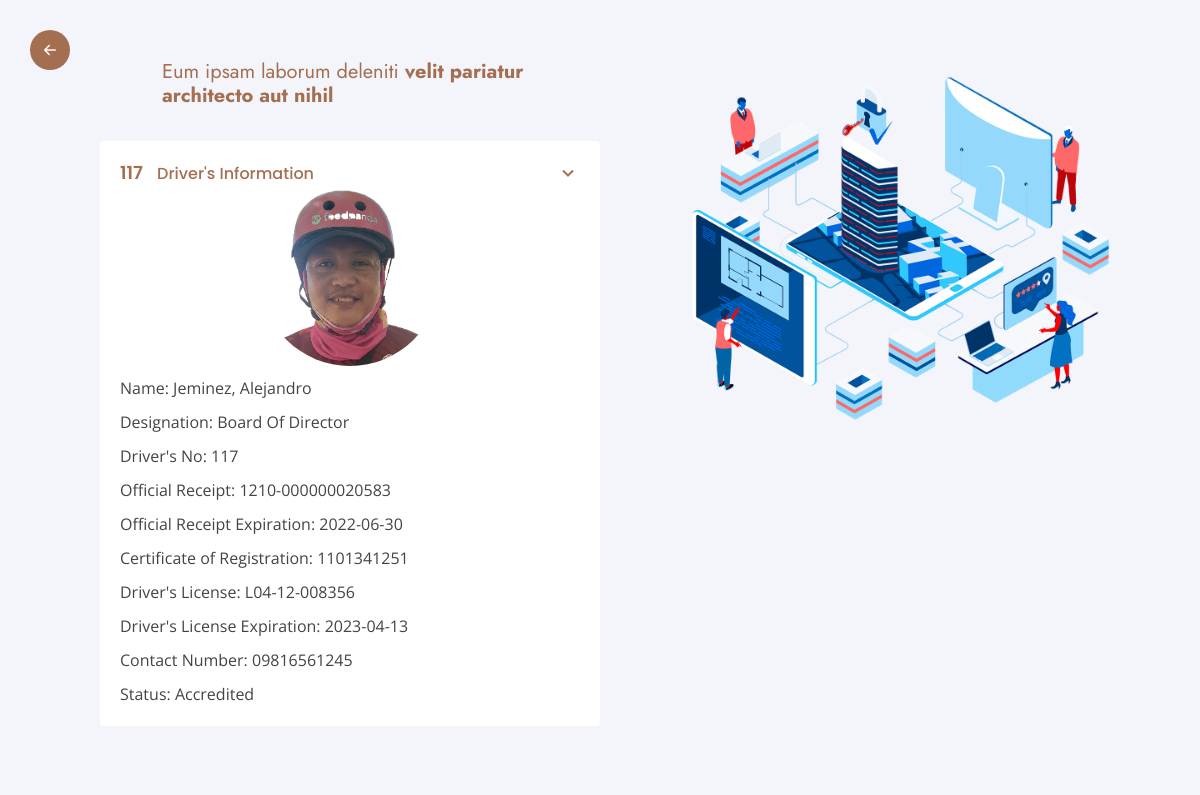
/driver/camera-platenumber.php?driverNumber=117, run on the app's committed database.
### tables this page shows
CREATE TABLE IF NOT EXISTS registered_rider_profile (
	registered_rider_id int NOT NULL AUTO_INCREMENT,
    rider_id int NOT NULL,
    rider_no int NOT NULL,
    designation varchar(255) NOT NULL,
    date_of_membership varchar(255) DEFAULT NULL,
    official_reciept varchar(55) DEFAULT NULL,
    or_expiration_date varchar(10) DEFAULT NULL,
    certificate_of_registration varchar(255) DEFAULT NULL,
    drivers_license varchar(255) DEFAULT NULL,
    license_expiration_date varchar(10) DEFAULT NULL,
    plate_number varchar(255) DEFAULT NULL,
    contact_number varchar(11) DEFAULT NULL,
    img_url varchar(255) NOT NULL,
    PRIMARY KEY(registered_rider_id),
    FOREIGN KEY(rider_id) REFERENCES rider(rider_id) 
);

CREATE TABLE IF NOT EXISTS rider (
	rider_id int NOT NULL AUTO_INCREMENT,
    last_name varchar(255) NOT NULL,
    first_name varchar(255) NOT NULL,
    mid_name varchar(255) DEFAULT NULL,
    suffix varchar(255) DEFAULT NULL,
    address varchar(255) DEFAULT NULL,
    PRIMARY KEY(rider_id)
);

### driver/camera-platenumber.php (the view)
<?php
require './../include/header.php';
require './../conn.php';
if (filter_has_var(INPUT_GET, 'driverNumber')) {
    $clean_driver_number = filter_var($_GET['driverNumber'], FILTER_SANITIZE_NUMBER_INT);
    $driver_number = filter_var($clean_driver_number, FILTER_VALIDATE_INT);
}
$riderQuery = "SELECT * FROM rider, registered_rider_profile WHERE rider_no = :driverNumber AND rider.rider_id = registered_rider_profile.rider_id";
$riderStatement = $pdo->prepare($riderQuery);
$riderStatement->bindParam(":driverNumber", $driver_number);
$riderStatement->execute();
if ($riderStatement->rowCount() === 1) {
    $rider = $riderStatement->fetch(PDO::FETCH_ASSOC);
    $clean_rider_no = filter_var($rider['rider_no'], FILTER_SANITIZE_NUMBER_INT);
    $rider_no = filter_var($clean_rider_no, FILTER_VALIDATE_INT);
    $name = htmlspecialchars($rider['last_name'] . ', ' . $rider["first_name"] . ' ' . $rider['mid_name'] ?? ' ' . $rider['suffix']);
    $designation = htmlspecialchars($rider['designation']);
    $official_reciept = htmlspecialchars($rider['official_reciept']);
    $or_expiration_date = htmlspecialchars($rider['or_expiration_date']);
    $certificate_of_registration = htmlspecialchars($rider['certificate_of_registration']);
    $licenseNumber = htmlspecialchars($rider["drivers_license"]);
    $license_expiration_date = htmlspecialchars($rider['license_expiration_date']);
    $contact_number = htmlspecialchars($rider['contact_number']);
    $img_url = htmlspecialchars($rider['img_url']);
    $status = htmlspecialchars("Accredited");
}
?>
<section id="rider" class="rider section-bg">
    <div class="container-fluid" data-aos="fade-up">
        <div class="row justify-content-center">
            <div class="col-lg-6 d-flex flex-column justify-content-center align-items-stretch  order-2 order-lg-1  d-sm-flex align-items-sm-center justify-content-sm-center">
                <div class="content">
                    <h3>Eum ipsam laborum deleniti <strong>velit pariatur architecto aut nihil</strong></h3>
                </div>
                <div class="accordion-list">
                    <ul>
                        <li>
                            <a class="collapse"><span><?php echo $rider_no ?></span> Driver's Information <i class="bx bx-chevron-down icon-show"></i><i class="bx bx-chevron-down icon-close"></i></a>
                            <div class="collapse show d-flex flex-column">
                                <?php if ($img_url && file_exists("../assets/img/rider/$img_url")) : ?>
                                    <div class="pic align-self-center"><img src="../assets/img/rider/<?php echo $img_url ?>" class="img-fluid" alt=""></div>
                                <?php else : ?>
                                    <div class="pic"><img src="../assets/img/default-img.svg ?>" class="img-fluid" alt=""></div>
                                <?php endif; ?>
                                <p> Name: <?php echo $name ?></p>
                                <p>Designation: <?php echo $designation ?></p>
                                <p>Driver's No: <?php echo $rider_no ?></p>
                                <?php if ($official_reciept) : ?>
                                    <p>Official Receipt: <?php echo $official_reciept ?></p>
                                <?php endif ?>
                                <?php if ($or_expiration_date) : ?>
                                    <p>Official Receipt Expiration: <?php echo $or_expiration_date ?></p>
                                <?php endif ?>
                                <?php if ($certificate_of_registration) : ?>
                                    <p>Certificate of Registration: <?php echo $certificate_of_registration ?></p>
                                <?php endif ?>
                                <?php if ($licenseNumber) : ?>
                                    <p>Driver's License: <?php echo $licenseNumber ?></p>
                                <?php endif ?>
                                <?php if ($license_expiration_date) : ?>
                                    <p>Driver's License Expiration: <?php echo $license_expiration_date ?></p>
                                <?php endif ?>
                                <?php if ($contact_number) : ?>
                                    <p>Contact Number: <?php echo $contact_number ?></p>
                                <?php endif; ?>
                                <p>Status: <?php echo $status ?></p>
                            </div>
                        </li>
                    </ul>
                </div>
            </div>
            <div class="col-lg-5 align-items-center order-1 order-lg-2 img" style='background-image: url("./../assets/img/why-us.png");' data-aos="zoom-in" data-aos-delay="150">&nbsp;</div>
        </div>
    </div>
</section>
<?php require './../include/footer.php'; ?>

### assets/css/style.css (style rules this page uses)
body { font-family: "Open Sans", sans-serif; color: #444444; }
a { color: rgb(164, 110, 81); text-decoration: none; }
h1, h2, h3, h4, h5, h6 { font-family: "Jost", sans-serif; }
section { padding: 60px 0; overflow: hidden; }
.section-bg { background-color: #f3f5fa; }
.rider { width: 100%; display: flex; align-items: center; }
.rider .content { padding: 0px 100px 0px 100px; }
.rider .content h3 { font-weight: 400; font-size: 20px; color: rgb(164, 110, 81); }
.rider .accordion-list .pic { width: 180px; height: 180px; }
.rider .accordion-list .pic img { width: 100%; height: 100%; border-radius: 50%; object-fit: cover; object-position: center top; transition: ease-in-out 0.3s; }
.rider .img { background-size: contain; background-repeat: no-repeat; background-position: center top; }
.rider .accordion-list { padding: 25px 100px 25px 100px; }
.rider .accordion-list ul { padding: 0; list-style: none; }
.rider .accordion-list li { padding: 20px; background: #fff; border-radius: 4px; }
.rider .accordion-list a { display: block; position: relative; font-family: "Poppins", sans-serif; font-size: 16px; line-height: 24px; font-weight: 500; padding-right: 30px; outline: none; cursor: pointer; }
.rider .accordion-list span { color: rgb(164, 110, 81); font-weight: 600; font-size: 18px; padding-right: 10px; }
.rider .accordion-list i { font-size: 24px; position: absolute; right: 0; top: 0; }
.rider .accordion-list p { margin-bottom: 0; padding: 10px 0 0 0; }
@media (min-width: 1024px) { .accordion-list { width: 700px; } }

### data on the page
registered_rider_profile: rider_no "117", img_url (picture), rider.mid_name "Jeminez, Alejandro", designation "Board Of Director", official_reciept "1210-000000020583", or_expiration_date "2022-06-30", certificate_of_registration "1101341251", drivers_license "L04-12-008356", license_expiration_date "2023-04-13", contact_number "09816561245"

### other printed values
$status "Accredited"
